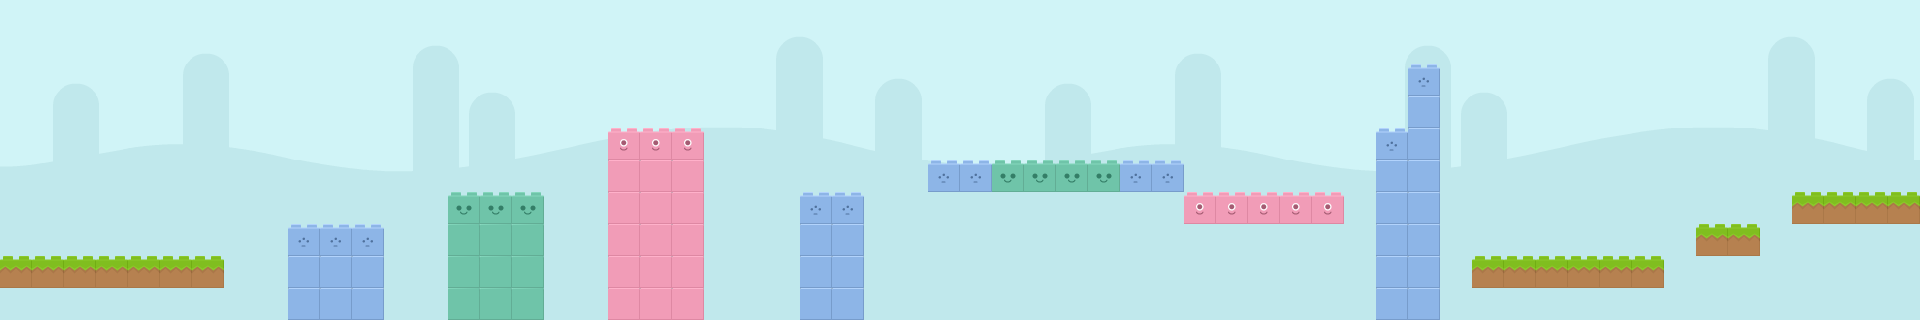

The image is a tile-based game level rendered from a .tmx file. Its description and source (layers, tilesets, objects; grid data summarised) follow:
An orthogonal 60x10 tile map with 32x32 px tiles, 8 tile layers (background, env, red, blue, ...), 3 tilesets and 4 objects.

<map version="1.0" orientation="orthogonal" renderorder="right-down" width="60" height="10" tilewidth="32" tileheight="32" nextobjectid="33">
 <tileset firstgid="1" name="bricks" tilewidth="32" tileheight="32">
  <tile id="0">
   <image width="32" height="32" source="bricks/brick01.png" />
  </tile>
  <tile id="1">
   <image width="32" height="32" source="bricks/brick01a.png" />
  </tile>
  <tile id="2">
   <image width="32" height="32" source="bricks/brick01b.png" />
  </tile>
  <tile id="3">
   <image width="32" height="32" source="bricks/brick01c.png" />
  </tile>
  <tile id="4">
   <image width="32" height="32" source="bricks/brick02.png" />
  </tile>
  <tile id="5">
   <image width="32" height="32" source="bricks/brick02a.png" />
  </tile>
  <tile id="6">
   <image width="32" height="32" source="bricks/brick02b.png" />
  </tile>
  <tile id="7">
   <image width="32" height="32" source="bricks/brick02c.png" />
  </tile>
  <tile id="8">
   <image width="32" height="32" source="bricks/brick03.png" />
  </tile>
  <tile id="9">
   <image width="32" height="32" source="bricks/brick03b.png" />
  </tile>
  <tile id="10">
   <image width="32" height="32" source="bricks/brick04.png" />
  </tile>
  <tile id="11">
   <image width="32" height="32" source="bricks/brick04b.png" />
  </tile>
  <tile id="12">
   <image width="32" height="32" source="bricks/brick05.png" />
  </tile>
  <tile id="13">
   <image width="32" height="32" source="bricks/brick05b.png" />
  </tile>
  <tile id="14">
   <image width="32" height="32" source="bricks/brick06.png" />
  </tile>
  <tile id="15">
   <image width="32" height="32" source="bricks/brick06b.png" />
  </tile>
  <tile id="16">
   <image width="32" height="32" source="bricks/brick07.png" />
  </tile>
  <tile id="17">
   <image width="32" height="32" source="bricks/brick07b.png" />
  </tile>
  <tile id="18">
   <image width="32" height="32" source="bricks/brick08.png" />
  </tile>
  <tile id="19">
   <image width="32" height="32" source="bricks/brick08b.png" />
  </tile>
  <tile id="20">
   <image width="32" height="32" source="bricks/brick08c.png" />
  </tile>
  <tile id="21">
   <image width="32" height="32" source="bricks/brick08d.png" />
  </tile>
  <tile id="22">
   <image width="32" height="32" source="bricks/brick09.png" />
  </tile>
  <tile id="23">
   <image width="32" height="32" source="bricks/brick09b.png" />
  </tile>
  <tile id="24">
   <image width="32" height="32" source="bricks/brick09c.png" />
  </tile>
  <tile id="25">
   <image width="32" height="32" source="bricks/brick09d.png" />
  </tile>
  <tile id="26">
   <image width="32" height="32" source="bricks/brick10.png" />
  </tile>
  <tile id="27">
   <image width="32" height="32" source="bricks/brick10b.png" />
  </tile>
  <tile id="28">
   <image width="32" height="32" source="bricks/brick10c.png" />
  </tile>
  <tile id="29">
   <image width="32" height="32" source="bricks/brick10d.png" />
  </tile>
 </tileset>
 <tileset firstgid="31" name="background" tilewidth="32" tileheight="32" spacing="1" margin="1">
  <image source="bg_grasslands.png" width="1024" height="512" />
 </tileset>
 <tileset firstgid="496" name="boosts" tilewidth="32" tileheight="32">
  <tile id="0">
   <image width="32" height="32" source="boosts/beige.png" />
  </tile>
  <tile id="1">
   <image width="32" height="32" source="boosts/blue.png" />
  </tile>
  <tile id="2">
   <image width="32" height="32" source="boosts/green.png" />
  </tile>
  <tile id="3">
   <image width="32" height="32" source="boosts/red.png" />
  </tile>
  <tile id="4">
   <image width="32" height="32" source="boosts/yellow.png" />
  </tile>
 </tileset>
 <layer name="background" width="60" height="10">
  <data>[600 cells, 600 non-empty, 310 distinct tile ids]</data>
 </layer>
 <layer name="env" width="60" height="10">
  <data>[600 cells, 0 non-empty, 0 distinct tile ids]</data>
 </layer>
 <layer name="red" width="60" height="10">
  <data>[600 cells, 23 non-empty, 2 distinct tile ids]</data>
 </layer>
 <layer name="blue" width="60" height="10">
  <data>[600 cells, 35 non-empty, 2 distinct tile ids]</data>
 </layer>
 <layer name="green" width="60" height="10">
  <data>[600 cells, 16 non-empty, 2 distinct tile ids]</data>
 </layer>
 <layer name="beige" width="60" height="10">
  <data>[600 cells, 0 non-empty, 0 distinct tile ids]</data>
 </layer>
 <layer name="yellow" width="60" height="10">
  <data>[600 cells, 0 non-empty, 0 distinct tile ids]</data>
 </layer>
 <layer name="normal" width="60" height="10">
  <data>[600 cells, 19 non-empty, 1 distinct tile ids]</data>
 </layer>
 <objectgroup name="player" />
 <objectgroup name="red_boost">
  <object id="31" x="497.667" y="132.667" width="32" height="32">
   <ellipse />
  </object>
 </objectgroup>
 <objectgroup name="blue_boost">
  <object id="28" x="226" y="171" width="32" height="32">
   <ellipse />
  </object>
 </objectgroup>
 <objectgroup name="yellow_boost" />
 <objectgroup name="beige_boost" />
 <objectgroup name="final_zone">
  <object id="26" x="1910" y="-7" width="7" height="344" />
 </objectgroup>
 <objectgroup name="flag">
  <object id="27" x="1900.88" y="163.576" width="32" height="32" />
 </objectgroup>
</map>
